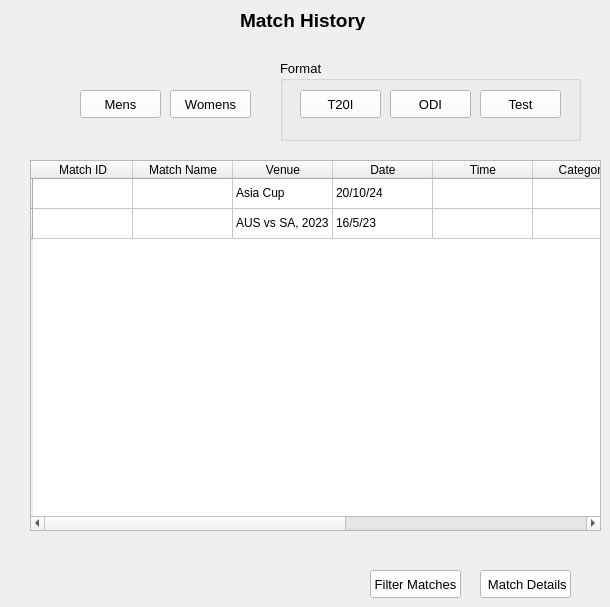
    <widget class="QWidget" name="Match_History_Page">
     <widget class="QLabel" name="Match_History_Page_Label">
      <property name="geometry">
       <rect>
        <x>240</x>
        <y>10</y>
        <width>141</width>
        <height>20</height>
       </rect>
      </property>
      <property name="font">
       <font>
        <pointsize>14</pointsize>
        <weight>75</weight>
        <bold>true</bold>
       </font>
      </property>
      <property name="text">
       <string>Match History</string>
      </property>
     </widget>
     <widget class="QGroupBox" name="Players_Format_GroupBox_3">
      <property name="geometry">
       <rect>
        <x>280</x>
        <y>60</y>
        <width>301</width>
        <height>81</height>
       </rect>
      </property>
      <property name="font">
       <font>
        <pointsize>10</pointsize>
       </font>
      </property>
      <property name="title">
       <string>Format</string>
      </property>
      <widget class="QPushButton" name="His_Format_T20I_Button">
       <property name="geometry">
        <rect>
         <x>20</x>
         <y>30</y>
         <width>81</width>
         <height>28</height>
        </rect>
       </property>
       <property name="font">
        <font>
         <pointsize>10</pointsize>
        </font>
       </property>
       <property name="styleSheet">
        <string notr="true">/* Normal state */
QPushButton {
    background-color: #fff; /* Default background color */
}

/* Hover state */
QPushButton:hover {
    background-color: #ddf; /* Background color when hovered */
}
</string>
       </property>
       <property name="text">
        <string>T20I</string>
       </property>
      </widget>
      <widget class="QPushButton" name="His_Format_ODI_Button">
       <property name="geometry">
        <rect>
         <x>110</x>
         <y>30</y>
         <width>81</width>
         <height>28</height>
        </rect>
       </property>
       <property name="font">
        <font>
         <pointsize>10</pointsize>
        </font>
       </property>
       <property name="styleSheet">
        <string notr="true">/* Normal state */
QPushButton {
    background-color: #fff; /* Default background color */
}

/* Hover state */
QPushButton:hover {
    background-color: #ddf; /* Background color when hovered */
}
</string>
       </property>
       <property name="text">
        <string>ODI</string>
       </property>
      </widget>
      <widget class="QPushButton" name="His_Format_Test_Button">
       <property name="geometry">
        <rect>
         <x>200</x>
         <y>30</y>
         <width>81</width>
         <height>28</height>
        </rect>
       </property>
       <property name="font">
        <font>
         <pointsize>10</pointsize>
        </font>
       </property>
       <property name="styleSheet">
        <string notr="true">/* Normal state */
QPushButton {
    background-color: #fff; /* Default background color */
}

/* Hover state */
QPushButton:hover {
    background-color: #ddf; /* Background color when hovered */
}
</string>
       </property>
       <property name="text">
        <string>Test</string>
       </property>
      </widget>
     </widget>
     <widget class="QPushButton" name="His_Category_Mens_Button">
      <property name="geometry">
       <rect>
        <x>80</x>
        <y>90</y>
        <width>81</width>
        <height>28</height>
       </rect>
      </property>
      <property name="font">
       <font>
        <pointsize>10</pointsize>
       </font>
      </property>
      <property name="styleSheet">
       <string notr="true">/* Normal state */
QPushButton {
    background-color: #fff; /* Default background color */
}

/* Hover state */
QPushButton:hover {
    background-color: #ddf; /* Background color when hovered */
}
</string>
      </property>
      <property name="text">
       <string>Mens</string>
      </property>
     </widget>
     <widget class="QPushButton" name="His_Category_Womens_Button">
      <property name="geometry">
       <rect>
        <x>170</x>
        <y>90</y>
        <width>81</width>
        <height>28</height>
       </rect>
      </property>
      <property name="font">
       <font>
        <pointsize>10</pointsize>
       </font>
      </property>
      <property name="styleSheet">
       <string notr="true">/* Normal state */
QPushButton {
    background-color: #fff; /* Default background color */
}

/* Hover state */
QPushButton:hover {
    background-color: #ddf; /* Background color when hovered */
}
</string>
      </property>
      <property name="text">
       <string>Womens</string>
      </property>
     </widget>
     <widget class="QPushButton" name="Filter_Match_Button">
      <property name="geometry">
       <rect>
        <x>370</x>
        <y>570</y>
        <width>91</width>
        <height>28</height>
       </rect>
      </property>
      <property name="font">
       <font>
        <pointsize>10</pointsize>
       </font>
      </property>
      <property name="styleSheet">
       <string notr="true">/* Normal state */
QPushButton {
    background-color: #fff; /* Default background color */
}

/* Hover state */
QPushButton:hover {
    background-color: #ddf; /* Background color when hovered */
}
</string>
      </property>
      <property name="text">
       <string>Filter Matches</string>
      </property>
     </widget>
     <widget class="QPushButton" name="Players_Category_Mens_Button_4">
      <property name="geometry">
       <rect>
        <x>480</x>
        <y>570</y>
        <width>91</width>
        <height>28</height>
       </rect>
      </property>
      <property name="font">
       <font>
        <pointsize>10</pointsize>
       </font>
      </property>
      <property name="styleSheet">
       <string notr="true">/* Normal state */
QPushButton {
    background-color: #fff; /* Default background color */
}

/* Hover state */
QPushButton:hover {
    background-color: #ddf; /* Background color when hovered */
}
</string>
      </property>
      <property name="text">
       <string> Match Details</string>
      </property>
     </widget>
     <widget class="QTableWidget" name="Match_History_Table">
      <property name="enabled">
       <bool>true</bool>
      </property>
      <property name="geometry">
       <rect>
        <x>30</x>
        <y>160</y>
        <width>571</width>
        <height>371</height>
       </rect>
      </property>
      <property name="editTriggers">
       <set>QAbstractItemView::NoEditTriggers</set>
      </property>
      <row>
       <property name="text">
        <string/>
       </property>
      </row>
      <row>
       <property name="text">
        <string/>
       </property>
      </row>
      <column>
       <property name="text">
        <string>Match ID</string>
       </property>
      </column>
      <column>
       <property name="text">
        <string>Match Name</string>
       </property>
      </column>
      <column>
       <property name="text">
        <string>Venue</string>
       </property>
      </column>
      <column>
       <property name="text">
        <string>Date</string>
       </property>
      </column>
      <column>
       <property name="text">
        <string>Time</string>
       </property>
      </column>
      <column>
       <property name="text">
        <string>Category</string>
       </property>
      </column>
      <column>
       <property name="text">
        <string>Format</string>
       </property>
      </column>
      <column>
       <property name="text">
        <string>Team 1</string>
       </property>
      </column>
      <column>
       <property name="text">
        <string>Team 2</string>
       </property>
      </column>
      <item row="0" column="2">
       <property name="text">
        <string>Asia Cup</string>
       </property>
      </item>
      <item row="0" column="3">
       <property name="text">
        <string>20/10/24</string>
       </property>
      </item>
      <item row="0" column="7">
       <property name="text">
        <string>Bangladesh</string>
       </property>
      </item>
      <item row="0" column="8">
       <property name="text">
        <string>India</string>
       </property>
      </item>
      <item row="1" column="2">
       <property name="text">
        <string>AUS vs SA, 2023</string>
       </property>
      </item>
      <item row="1" column="3">
       <property name="text">
        <string>16/5/23</string>
       </property>
      </item>
      <item row="1" column="7">
       <property name="text">
        <string>Australia</string>
       </property>
      </item>
      <item row="1" column="8">
       <property name="text">
        <string>South Africa</string>
       </property>
      </item>
     </widget>
    </widget>
